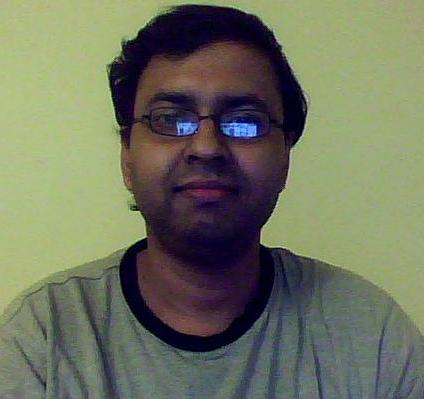
#> input picture images/me14.jpg, 424 x 399 px
$ jupyter execute --allow-errors chap9.ipynb   (older library calls are emulated)
#> lines starting #> are read from the running program, lines starting #| are printed output that depends on the picture; after the words box and inside, x2 and y2 are one past the last pixel; in counts of white or black regions, pixels touching at a corner belong together
#> (a cell that did not finish here is left out)

[cell 2]
# Định số màu giảm
n_colors = 64

# Đọc ảnh pepper (giả sử đã được cung cấp) và chuẩn hóa dữ liệu về dạng float (giá trị từ 0 đến 1)
#> (the rest of this cell did not finish here and is left out)

[cell 3]
import numpy as np
from sklearn import cluster
from skimage.io import imread
from skimage.color import rgb2gray
from skimage.transform import resize
import matplotlib.pyplot as plt

# Đọc và xử lý hình ảnh
# Đọc ảnh từ đường dẫn và thay đổi kích thước ảnh về (100x100x3)
im = resize(imread('images/me14.jpg'), (100, 100, 3), anti_aliasing=True)
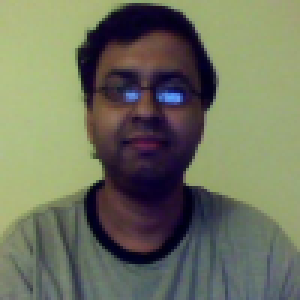
#> im: shape (100, 100, 3) float64 (shown 3 times larger); mean R, G, B 0.436, 0.452, 0.373

# Chuyển ảnh RGB sang ảnh grayscale
img = rgb2gray(im)
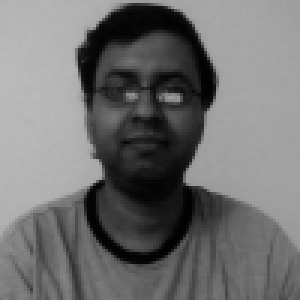
#> img: shape (100, 100) float64 (shown 3 times larger); min 0.00658, max 0.735, mean 0.443

# Khởi tạo số cụm (segments) cho phân đoạn
k = 2  # Phân đoạn nhị phân với 2 cụm

# Chuyển đổi ảnh sang mảng 2D (mỗi hàng là một pixel với 3 giá trị RGB)
X = np.reshape(im, (-1, im.shape[-1]))

# Phân đoạn ảnh bằng K-Means
two_means = cluster.MiniBatchKMeans(n_clusters=k, random_state=10)
two_means.fit(X)  # Huấn luyện mô hình K-Means
y_pred = two_means.predict(X)  # Dự đoán cụm cho từng pixel
#> y_pred = 10000 values, max 1 at index 142, min 0 at index 0, mean 0.387
labels = np.reshape(y_pred, im.shape[:2])  # Chuyển nhãn về kích thước của ảnh gốc
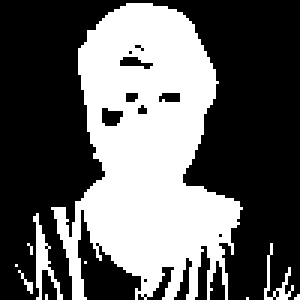
#> labels: shape (100, 100) int32 (shown 3 times larger); values 0 (black) and 1 (white), 38.6% white; 10 white regions (7 under 20 px), largest, box (x1, y1, x2, y2) and area: (17, 1, 81, 100) 3699, (11, 71, 21, 100) 93, (88, 81, 98, 100) 49

# Hiển thị kết quả phân đoạn bằng K-Means
plt.figure(figsize=(20, 20))

# Hiển thị kết quả phân đoạn K-Means
plt.subplot(221)
plt.imshow(np.reshape(y_pred, im.shape[:2]))
plt.title('K-Means Segmentation (k=2)', size=30)

# Hiển thị ảnh gốc với đường viền cụm
plt.subplot(222)
plt.imshow(im)
plt.contour(labels == 0, contours=1, colors='red')  # Vẽ đường viền cụm
plt.axis('off')
plt.title('K-Means Contour (k=2)', size=30)

# Phân đoạn ảnh bằng Spectral Clustering
spectral = cluster.SpectralClustering(
    n_clusters=k,
    eigen_solver='arpack',
    affinity="nearest_neighbors",
    n_neighbors=10,  # Số lượng láng giềng gần nhất để tính affinity
    random_state=10
)
spectral.fit(X)  # Huấn luyện mô hình Spectral Clustering
y_pred = spectral.labels_.astype(int)  # Thay `np.int` bằng `int`
labels = np.reshape(y_pred, im.shape[:2])  # Chuyển nhãn về kích thước của ảnh gốc

# Hiển thị kết quả phân đoạn bằng Spectral Clustering
plt.subplot(223)
plt.imshow(np.reshape(y_pred, im.shape[:2]))
plt.title('Spectral Segmentation (k=2)', size=30)

# Hiển thị ảnh gốc với đường viền cụm
plt.subplot(224)
plt.imshow(im)
plt.contour(labels == 0, contours=1, colors='red')  # Vẽ đường viền cụm
plt.axis('off')
plt.title('Spectral Contour (k=2)', size=30)

# Hiển thị tất cả các hình
plt.tight_layout()
plt.show()
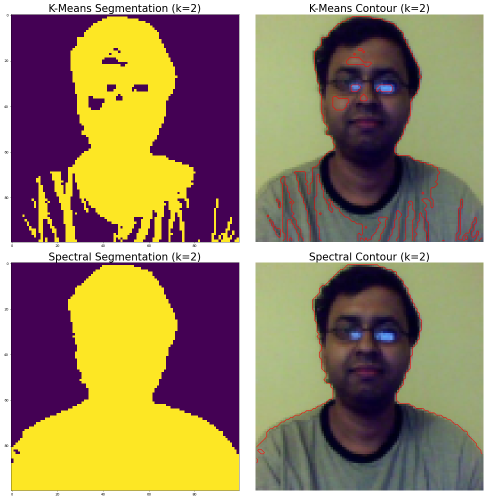
#> figure drawn by matplotlib, 4 panels

[cell 4]
import numpy as np
import matplotlib.pyplot as plt
from sklearn.datasets import load_digits

# Tải bộ dữ liệu chữ số (digits)
digits = load_digits()

# In ra kích thước của dữ liệu (1797 mẫu, mỗi mẫu có 64 đặc trưng - 8x8 pixel)
print("Shape of digits data:", digits.data.shape)

# Đặt seed cho bộ sinh số ngẫu nhiên để kết quả có thể tái tạo
np.random.seed(1)

# Khởi tạo chỉ số cho subplot
j = 1

# Tạo một figure có kích thước 3x3 inch
fig = plt.figure(figsize=(3, 3))

# Điều chỉnh khoảng cách giữa các subplots
fig.subplots_adjust(left=0, right=1, bottom=0, top=1, hspace=0.05, wspace=0.05)

# Chọn ngẫu nhiên 25 hình từ bộ dữ liệu để hiển thị
for i in np.random.choice(digits.data.shape[0], 25):
    # Tạo subplot và hiển thị từng hình ảnh (8x8 pixel)
    plt.subplot(5, 5, j)
    plt.imshow(np.reshape(digits.data[i, :], (8, 8)), cmap='binary')  # Hiển thị hình ảnh với thang màu đen trắng
    plt.axis('off')  # Tắt trục tọa độ
    j += 1

# Hiển thị tất cả hình ảnh
plt.show()
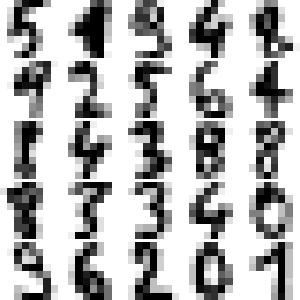
#> figure drawn by matplotlib, 25 panels

[cell 5]
from sklearn.decomposition import PCA
# Tải dữ liệu chữ số viết tay (digits)
digits = load_digits()

# Áp dụng PCA để giảm chiều dữ liệu xuống 2 chiều
pca_digits = PCA(n_components=2)  # Giảm xuống 2 thành phần chính
digits_data_proj = pca_digits.fit_transform(digits.data)  # Dữ liệu sau PCA

# Tính tổng tỷ lệ phương sai được giải thích bởi 2 thành phần chính
explained_variance = np.sum(pca_digits.explained_variance_ratio_)
print("Explained variance by the first 2 principal components:", explained_variance)
# Kết quả: 0.28509364823696987

# Hiển thị dữ liệu sau PCA trên biểu đồ scatter plot
plt.figure(figsize=(15, 10))

# Biểu diễn dữ liệu sau PCA với màu sắc tương ứng với giá trị chữ số
scatter = plt.scatter(
    digits_data_proj[:, 0],  # Trục PC1
    digits_data_proj[:, 1],  # Trục PC2
    lw=0.25,                 # Độ dày viền điểm
    c=digits.target,         # Màu sắc dựa trên giá trị chữ số
    edgecolor='k',           # Màu viền đen
    s=100,                   # Kích thước điểm
    cmap=plt.cm.get_cmap('cubehelix', 10)  # Bản đồ màu 'cubehelix' với 10 màu
)

# Gán nhãn và tiêu đề cho biểu đồ
plt.xlabel('PC1', size=20)
plt.ylabel('PC2', size=20)
plt.title('2D Projection of Handwritten Digits with PCA', size=25)

# Thêm thanh màu (colorbar) để hiển thị giá trị chữ số
colorbar = plt.colorbar(scatter, ticks=range(10), label='Digit Value')
colorbar.ax.set_ylabel('Digit Value', size=15)
plt.clim(-0.5, 9.5)  # Đặt giới hạn cho thanh màu

# Hiển thị biểu đồ
plt.show()
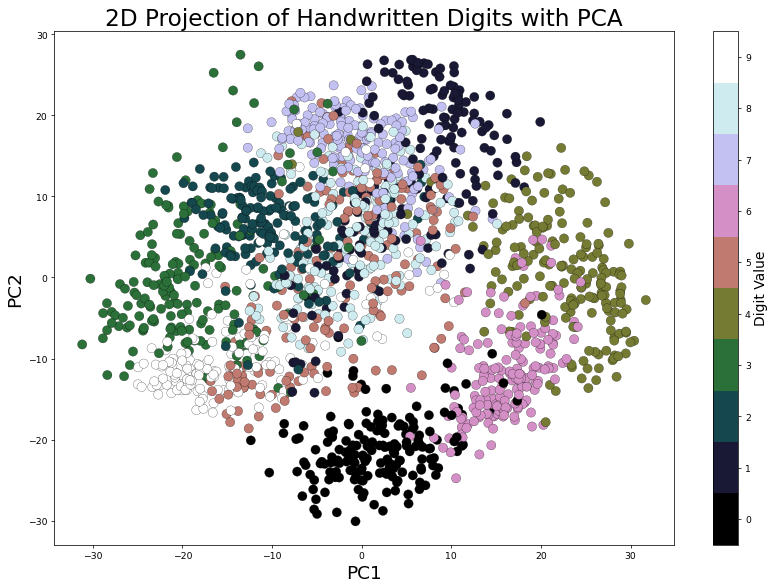
#> figure drawn by matplotlib, 2 panels

[cell 6]
from sklearn.datasets import fetch_olivetti_faces

# Tải bộ dữ liệu Olivetti Faces
#> (the rest of this cell did not finish here and is left out)

[cell 7]
import numpy as np
import matplotlib.pyplot as plt
from sklearn.preprocessing import StandardScaler
from sklearn.decomposition import PCA
from sklearn.pipeline import Pipeline

# Số lượng thành phần chính PCA
n_comp = 64

# Tạo pipeline gồm StandardScaler và PCA
pipeline = Pipeline([
    ('scaling', StandardScaler()),  # Chuẩn hóa dữ liệu
    ('pca', PCA(n_components=n_comp))  # PCA với 64 thành phần chính
])

# Áp dụng pipeline lên dữ liệu khuôn mặt
#> (the rest of this cell did not finish here and is left out)

[cell 8]
# Tạo một figure với kích thước 5x2 inch
fig = plt.figure(figsize=(5, 2))

# Điều chỉnh khoảng cách giữa các subplots
fig.subplots_adjust(left=0, right=1, bottom=0, top=1, hspace=0.05, wspace=0.05)

# Hiển thị 10 eigenfaces đầu tiên
#> (the rest of this cell did not finish here and is left out)

[cell 9]
import gzip, os, sys
import numpy as np
from scipy.stats import multivariate_normal
from urllib.request import urlretrieve
import matplotlib.pyplot as pylab

[cell 10]
import os
import gzip
import numpy as np
from urllib.request import urlretrieve

# Hàm tải xuống tệp dữ liệu MNIST từ Google Cloud Storage
def download(filename, source='https://storage.googleapis.com/cvdf-datasets/mnist/'):
#> called with filename = 'train-images-idx3-ubyte.gz'
    print("Đang tải xuống %s" % filename)
    urlretrieve(source + filename, filename)
#> (this line was passed over: the network is not available in this run)

$ run again, with images/aero.jpg copied over images/me14.jpg
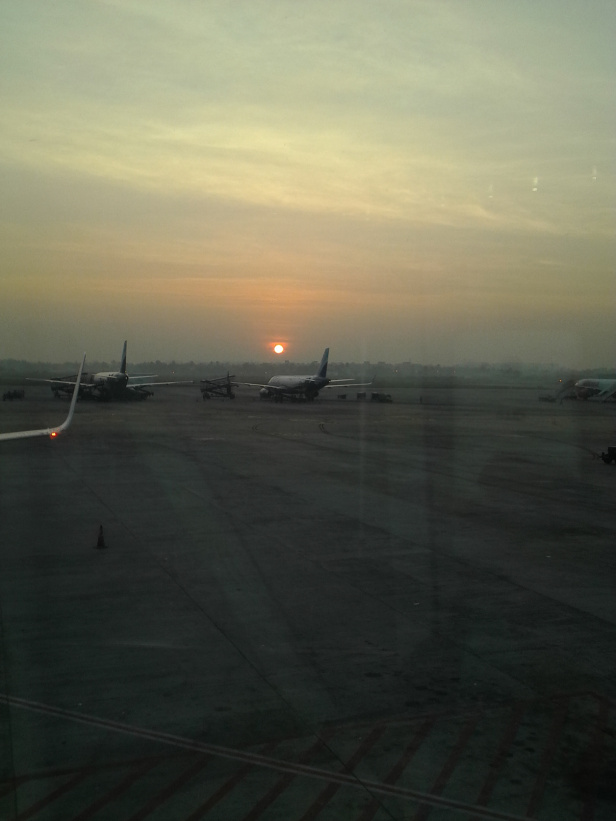
#> input picture images/aero.jpg, 616 x 821 px
#> y_pred = 10000 values, max 1 at index 0, min 0 at index 4000, mean 0.432
#> `labels = np.reshape(y_pred, im.shape[:2])`:
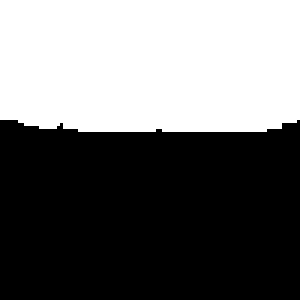
#> labels: shape (100, 100) int32 (shown 3 times larger); values 0 (black) and 1 (white), 43.2% white; 1 white region, box (x1, y1, x2, y2) and area: (0, 0, 100, 44) 4318
#> `plt.show()`:
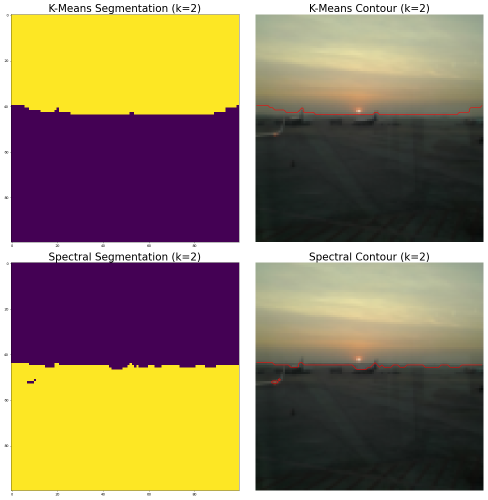
#> figure drawn by matplotlib, 4 panels

$ run again, with images/bisons.jpg copied over images/me14.jpg
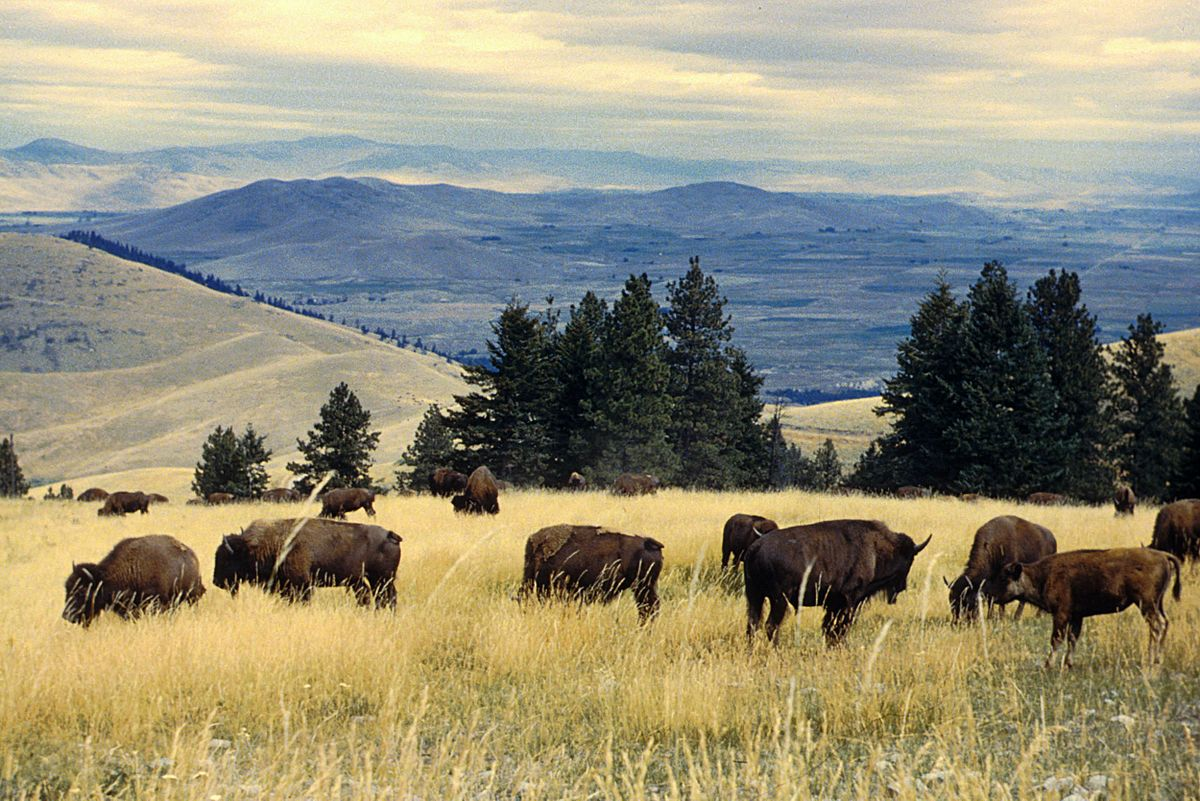
#> input picture images/bisons.jpg, 1200 x 801 px
#> y_pred = 10000 values, max 1 at index 2321, min 0 at index 0, mean 0.321
#> `labels = np.reshape(y_pred, im.shape[:2])`:
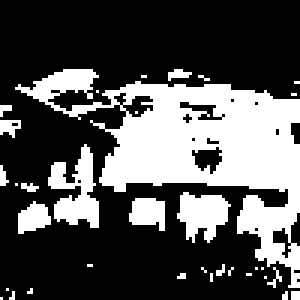
#> labels: shape (100, 100) int32 (shown 3 times larger); values 0 (black) and 1 (white), 32.1% white; 34 white regions (28 under 20 px), largest, box (x1, y1, x2, y2) and area: (5, 23, 100, 96) 2427, (16, 48, 33, 76) 252, (59, 64, 77, 81) 196, (43, 66, 55, 77) 101, (6, 67, 17, 78) 82, (0, 40, 7, 46) 28
#> `plt.show()`:
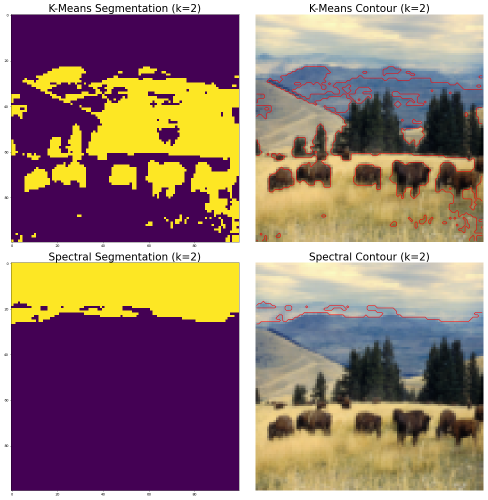
#> figure drawn by matplotlib, 4 panels
